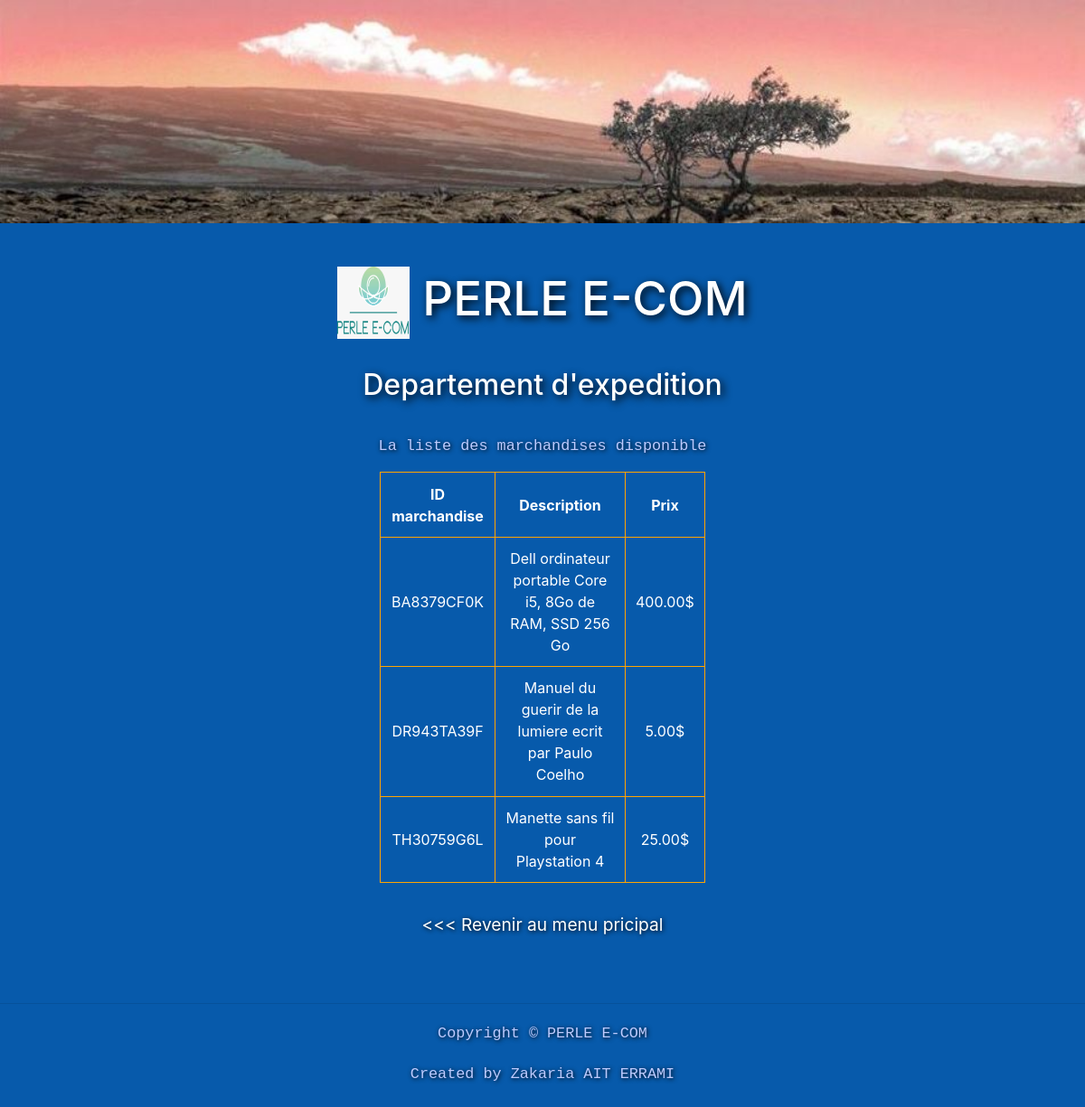
Page /prix.php on the committed database.
### tables this page shows
CREATE TABLE marchandise(
	id_marchandise CHAR(10) PRIMARY KEY,
    description VARCHAR(60),
    unit_price int
);

### prix.php (the view, shortened to what this page needs)
<!DOCTYPE html>
<html>
<head>
	<link rel="stylesheet" href="https://stackpath.bootstrapcdn.com/bootstrap/4.4.1/css/bootstrap.min.css">
	<link rel="stylesheet" href="css/client.css?v=4">
</head>
<body>
	<img class="hero" src="images/banner.jpg" alt="banner">
	<h1 class='section-heading'><img class="logo" src="images/logo.jpg" alt="logo" />&nbsp;PERLE E-COM</h1>
	<h2 class='section-subheading'>Departement d'expedition</h2>
	<p><code class="copyright-text">La liste des marchandises disponible</code></p>
	<div class="options-div">
<?php
$servername="127.0.0.1";
$username="root";
$password="Zakaria123@-";
$dbname="gestion_commande";
    $conn= new mysqli($servername,$username,$password,$dbname);
$sql="SELECT id_marchandise,description,unit_price FROM marchandise";
$result=$conn->query($sql);
	if($result->num_rows > 0){
		echo "<table><thead><tr><th>ID marchandise</th><th>Description</th><th>Prix</th></tr></thead>";
		echo "<tbody>";
		while($row=$result->fetch_assoc()){
			echo "<tr>";
			echo "<td>".$row["id_marchandise"]."</td><td>".$row["description"]."</td><td>".number_format((float)$row["unit_price"]/100.0, 2)."$</td>";
			echo "</tr>";
		}
		echo "</tbody>";
		echo "</table>";
	}
	else{
		echo "<h2>aucun marchandise n'est enregistré dans la base de données</h2>";
	}
?>
</div>
<div>
  <p class="option-centered"><a href="accueil.html">&lt;&lt;&lt;&nbsp;Revenir au menu pricipal</a></p>
</div>
<br />
<footer>
	<hr>
		<p><code class="copyright-text">Copyright &copy; PERLE E-COM</code></p>
		<p><code class="copyright-text">Created by Zakaria AIT ERRAMI</code></p>
</footer>
</body>
</html>

### css/client.css (style rules this page uses)
body { color: #5a5a5a; background-color: #075AAB; overflow-x: hidden; }
html { overflow-x: hidden; scroll-behavior: smooth; }
.hero { width: 100%; height: 30%; }
h1 { color: white; text-shadow: 3px 3px 10px black; }
table { margin-bottom: 2rem; width: 100%; }
table, th, td { border: 0.1rem solid orange; border-collapse: collapse; color: white }
th, td { padding: 0.7rem; }
.section-heading { font-size: 3.3em; margin-top: 3rem; margin-bottom: 1rem; text-align: center; }
.section-subheading { color: white; font-size: 2em; margin-top: 2rem; margin-bottom: 2rem; text-align: center; text-shadow: 3px 3px 10px black; }
.copyright-text { color: #becbff; }
.logo { height: 5rem; width: 5rem; }
p { color: #becbff; font-size: 1.2rem; text-align: center; text-shadow: 1px 1px 5px black; }
.option-centered { text-align: center; }
a { color: white; text-decoration: none; }
.options-div { margin: auto; max-width: 30%; text-align: center; }
footer { padding-bottom: 2rem; padding-top: 1rem; text-align: center; text-shadow: 2px 2px 10px black; }

### rows in the picture
marchandise: id_marchandise "BA8379CF0K", description "Dell ordinateur portable Core i5, 8Go de RAM, SSD 256 Go", (float)$row['unit_price']/100.0 "400.00"
marchandise: id_marchandise "DR943TA39F", description "Manuel du guerir de la lumiere ecrit par Paulo Coelho", (float)$row['unit_price']/100.0 "5.00"
marchandise: id_marchandise "TH30759G6L", description "Manette sans fil pour Playstation 4", (float)$row['unit_price']/100.0 "25.00"
